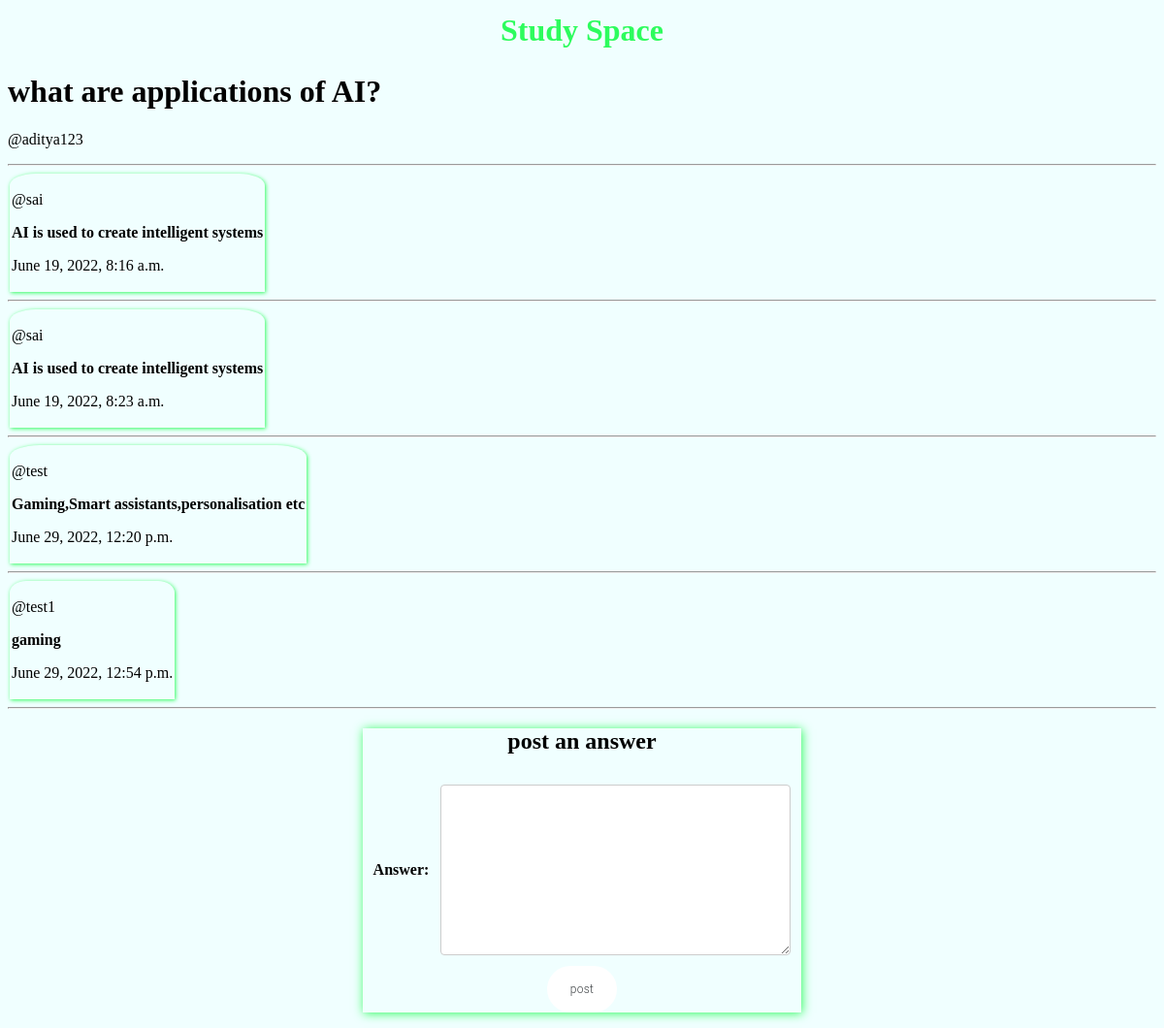
Screenshot of /profile/QAF/q/3/ (signed in) with the database file from the repository.
### base/models.py (models this page shows, shortened)
class Question(models.Model):
    question=models.TextField()
    topic=models.ForeignKey(Topics, on_delete=models.CASCADE)
    user=models.ForeignKey(User, on_delete=models.CASCADE)
    posted=models.DateTimeField(auto_now_add=True)
    def __str__(self):
        return str(self.question)

class User(models.Model):
    email=models.EmailField(max_length=100)
    username=models.CharField(max_length=100)
    password=models.CharField(max_length=100)
    def __str__(self):
        return str(self.username)

class Answer(models.Model):
    answer=models.TextField()
    question=models.ForeignKey(Question, on_delete=models.CASCADE)
    user=models.ForeignKey(User, on_delete=models.CASCADE)
    posted=models.DateTimeField(auto_now_add=True)

### base/views.py (the view)
# urls.py: path('profile/QAF/q/<str:id>/',views.view_q,name='q_specific'),
def view_q(request,id):
    form=Answerform()
    question=Question.objects.get(id=id)
    answers=Answer.objects.filter(question=question)
    user=request.session['user']
    if question.user==User.objects.get(username=user):
        context={'a':answers,'q':question}
        return render(request,'answers.html',context)
    else:
        context={'a':answers,'q':question,'form':form}
        return render(request,'postanswers.html',context)

### base/forms.py
class Answerform(ModelForm):
    class Meta:
        model=Answer
        fields=['answer']

### base/templates/postanswers.html (shortened to what this page needs)
{%extends 'head.html'%}
{%block content%}
    <h1>{{q}}</h1>
    <p>@{{q.user}}</p>
    <hr>
    {%for i in a%}
    <div class="res">
        <p>@{{i.user}}</p>
        <p><b>{{i.answer}}</b></p>
        <p>{{i.posted}}</p>
    </div>
        <hr>
    {%endfor%}
    <center>
        <div style="margin:5px;box-shadow:1px 1px 10px rgb(45, 252, 93);width:fit-content">
            <h2 style="text-align:center;">post an answer</h2>
    <form action="post_answer/" method="post" id="nav">
        <table cellspacing="10">
        {{form.as_table}}
    </table>
    <input type="submit" value="post">
    </form>
    </div>
    </center>
{%endblock%}

### base/templates/head.html
<html>
<head>
    <head>
        {%load static%}
        <link href="{% static 'style.css' %}" rel="stylesheet">
    </head>
</head>
<body style="background-color:azure">
<h1 style="margin:3px;padding:5px;color:rgb(45, 252, 93);text-align:center;">Study Space</h1>
{%block content%}
{%endblock%}
</body>
</html>

### base/templates/style.css (style rules this page uses)
input[type=submit] { align-items: center; appearance: none; background-color: #fff; border-radius: 24px; border-style: none; box-sizing: border-box; color: #3c4043; cursor: pointer; display: inline-flex; fill: currentcolor; font-family: "Google Sans",Roboto,Arial,sans-serif; font-size: 12px; font-weight: 300; height: 48px; justify-content: center; letter-spacing: .25px; max-width: 100%; overflow: visible; padding: 2px 24px; position: relative; text-align: center; text-transform: none; width: auto; margin: 1px solid black; }
input[type=text], select, textarea { padding: 12px; border: 1px solid #ccc; border-radius: 4px; resize: vertical; }
.res { box-shadow:1px 1px 4px rgb(45, 252, 93); margin:2px; padding:2px; border-radius: 10% 10% 0 0; width: fit-content; }

### rows the page displays
Question: question "what are applications of AI?", user "aditya123"
Answer: user "sai", answer "AI is used to create intelligent systems", posted "June 19, 2022, 8:16 a.m."
Answer: user "sai", answer "AI is used to create intelligent systems", posted "June 19, 2022, 8:23 a.m."
Answer: user "test", answer "Gaming,Smart assistants,personalisation etc", posted "June 29, 2022, 12:20 p.m."
Answer: user "test1", answer "gaming", posted "June 29, 2022, 12:54 p.m."
